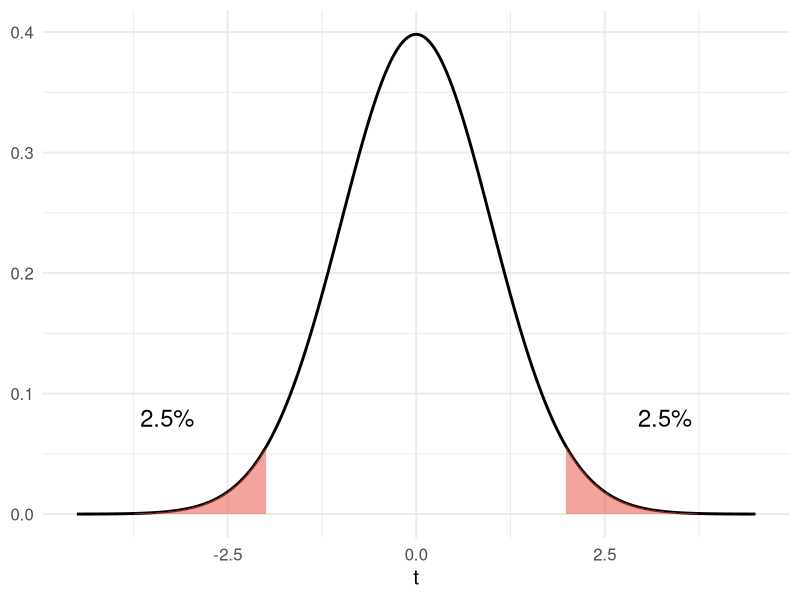
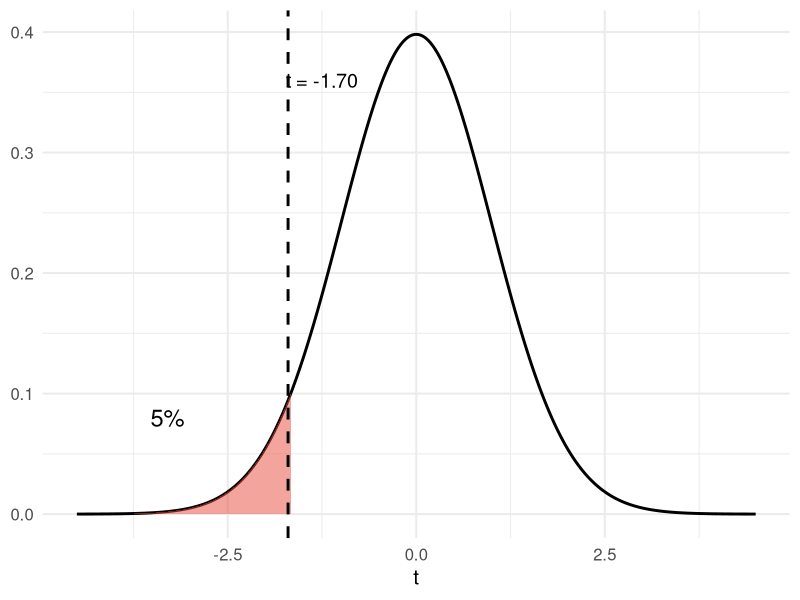

Here is the R script that generated these plots, in order:
## ---- chunk 1
#| label: setup
#| include: false
library(tidyverse)

# The JPMorgan card-segment data used all morning (simulated).
set.seed(1122)
n <- 120
unemp <- round(runif(n, 3, 9), 1)
util <- round(rnorm(n, 30, 8), 1)
tenure <- round(pmax(rnorm(n, 6, 2), 0.5), 1)
rewards <- round(runif(n, 20, 80))
nco <- round(
  0.8 +
    0.30 * unemp +
    0.04 * util -
    0.07 * tenure +
    0 * rewards +
    rnorm(n, 0, 0.8),
  2
)
segs <- tibble(nco, unemp, util, tenure, rewards)
reg <- lm(nco ~ unemp + util + tenure + rewards, data = segs)

# helper: draw a t density with shaded rejection regions
t_plot <- function(df, lo = NULL, hi = NULL, t_obs = NULL) {
  d <- tibble(x = seq(-4.5, 4.5, length.out = 600), y = dt(x, df))
  p <- ggplot(d, aes(x, y)) +
    geom_line(linewidth = 1)
  if (!is.null(lo)) {
    p <- p +
      geom_area(data = filter(d, x <= lo), fill = "#E74C3C", alpha = 0.5)
  }
  if (!is.null(hi)) {
    p <- p +
      geom_area(data = filter(d, x >= hi), fill = "#E74C3C", alpha = 0.5)
  }
  if (!is.null(t_obs)) {
    p <- p + geom_vline(xintercept = t_obs, linetype = "dashed", linewidth = 1)
  }
  p + labs(x = "t", y = NULL) + theme_minimal(base_size = 15)
}
## ---- chunk 2
#| label: thursday
#| echo: false
set.seed(1105)
fico <- round(pmin(pmax(rnorm(500, 690, 50), 560), 830))
cap1 <- tibble(
  fico,
  util = round(pmin(pmax(160 - 0.15 * fico + rnorm(500, 0, 12), 0), 100), 1)
)
round(coef(summary(lm(util ~ fico, data = cap1))), 4)
## ---- chunk 3
#| label: full-summary
summary(reg)
## ---- chunk 4
#| label: two-sided-plot
#| echo: false
#| fig-width: 10
#| fig-height: 3.2
#| fig-align: center
t_plot(115, lo = qt(0.025, 115), hi = qt(0.975, 115)) +
  annotate("text", x = -3.3, y = 0.08, label = "2.5%", size = 6) +
  annotate("text", x = 3.3, y = 0.08, label = "2.5%", size = 6)
## ---- chunk 5
#| label: one-sided-plot
#| echo: false
#| fig-width: 10
#| fig-height: 3
#| fig-align: center
t_plot(115, lo = qt(0.05, 115), t_obs = -1.70) +
  annotate("text", x = -3.3, y = 0.08, label = "5%", size = 6) +
  annotate("text", x = -1.25, y = 0.36, label = "t = -1.70", size = 5)
## ---- chunk 6
#| label: anova-full
anova(reg)
## ---- chunk 7
#| label: sim-peek
head(segs, 3)
## ---- chunk 8
#| label: you-try-4-soln
ct <- coef(summary(reg))
df_resid <- reg$df.residual

b <- ct["tenure", "Estimate"]
se <- ct["tenure", "Std. Error"]

t_stat <- b / se
p_two <- 2 * pt(-abs(t_stat), df_resid)
p_left <- pt(t_stat, df_resid)
crit_two <- qt(0.975, df_resid)
crit_one <- qt(0.05, df_resid)

round(
        c(
                t = t_stat,
                p_two = p_two,
                p_left = p_left,
                crit_two = crit_two,
                crit_one = crit_one
        ),
        4
)
round(
        rbind(
                by_hand = b + c(-1, 1) * crit_two * se,
                confint = confint(reg)["tenure", ]
        ),
        4
)
## ---- chunk 9
#| label: you-try-5-soln
reg_r <- lm(nco ~ unemp + util, data = segs)
SSR_u <- sum(resid(reg)^2)
SSR_r <- sum(resid(reg_r)^2)
q <- 2
df_u <- reg$df.residual
F_stat <- ((SSR_r - SSR_u) / q) / (SSR_u / df_u)
round(
        c(
                SSR_r = SSR_r,
                SSR_u = SSR_u,
                F = F_stat,
                p = pf(F_stat, q, df_u, lower.tail = FALSE)
        ),
        4
)
anova(reg_r, reg)
## ---- chunk 10
#| label: you-try-6-soln
a <- anova(reg)
SS <- a$`Sum Sq`
k <- 4
n <- nrow(segs)
ESS <- sum(SS[1:4])
SSR <- SS[5]
TSS <- ESS + SSR
R2 <- ESS / TSS
adjR2 <- 1 - (SSR / (n - k - 1)) / (TSS / (n - 1))
SER <- sqrt(SSR / (n - k - 1))
F_all <- (ESS / k) / (SSR / (n - k - 1))
round(
        c(
                TSS = TSS,
                ESS = ESS,
                SSR = SSR,
                R2 = R2,
                adjR2 = adjR2,
                SER = SER,
                F = F_all
        ),
        4
)
pf(F_all, k, n - k - 1, lower.tail = FALSE)
